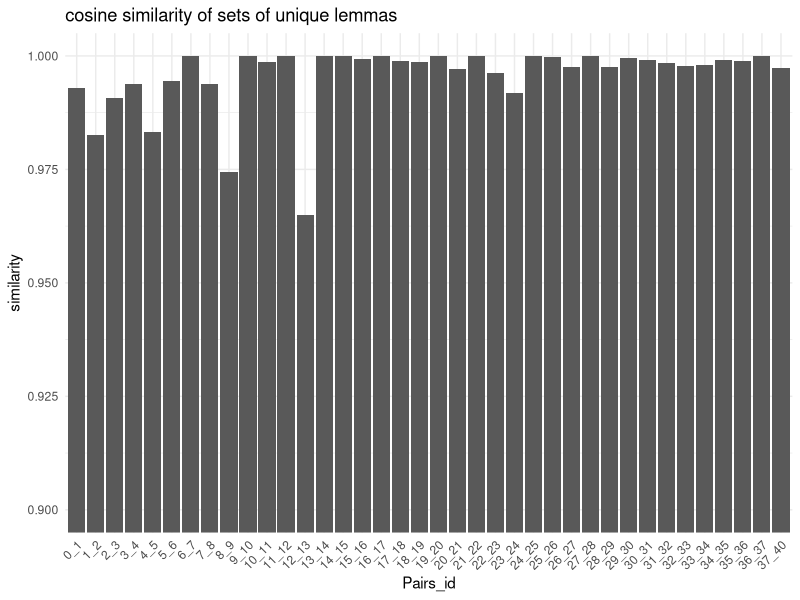

The R script that drew this image:
# kijken naar python similarity matrix met BERT gemaakt

library(tidyverse)

df <- read.csv('similarity_matrix_lemmas.csv')

# view(df)

#pairwise vergelijking maken

df$identifier <- as.numeric(df$identifier)

df <- df[order(df$identifier), ]

df_wide <- df%>%
  pivot_longer(cols = 2:40, names_to = "id", values_to = "similarity")%>%
  mutate(id = gsub("X", "", id))

# view(df_wide)

df_wide <- df_wide %>%
  mutate(identifier = recode(as.character(identifier), "40" = "38"),
         id = recode(id, "40" = "38"))

df_wide$id <- as.numeric(df_wide$id) 
df_wide$identifier <- as.numeric(df_wide$identifier)  

df_wide$id <- as.numeric(df_wide$id) 
df_wide$identifier <- as.numeric(df_wide$identifier)  

df_pairs <- df_wide %>%
  group_by(identifier)%>%
  mutate(pairs = ifelse(id == identifier + 1, first(id), NA))%>%
  filter(!is.na(pairs))%>%
  select(-pairs)%>%
  mutate(Pairs_id = str_c(as.character(identifier), as.character(id), sep = "_"))%>%
  ungroup()%>%
  select(-id, -identifier)%>%
  mutate(Pairs_id = factor(Pairs_id, levels = unique(Pairs_id[order(
    as.numeric(gsub("_.*", "", Pairs_id)),  # Extract first part of pair_ids
    as.numeric(gsub(".*_", "", Pairs_id))   # Extract second part of pair_ids
  )])))


view(df_pairs)  

df_pairs_hernoemd <- df_pairs%>%
  mutate(Pairs_id = recode(Pairs_id, "37_38" = "37_40"))

ggplot(df_pairs_hernoemd)+
  geom_col(aes(Pairs_id, similarity))+
  coord_cartesian(ylim = c(0.90, max(df_pairs$similarity, na.rm = TRUE)))+
  theme_minimal()+
  theme(axis.text.x = element_text(angle = 45, hjust = 1))+
  labs(title = "cosine similarity of sets of unique lemmas")


